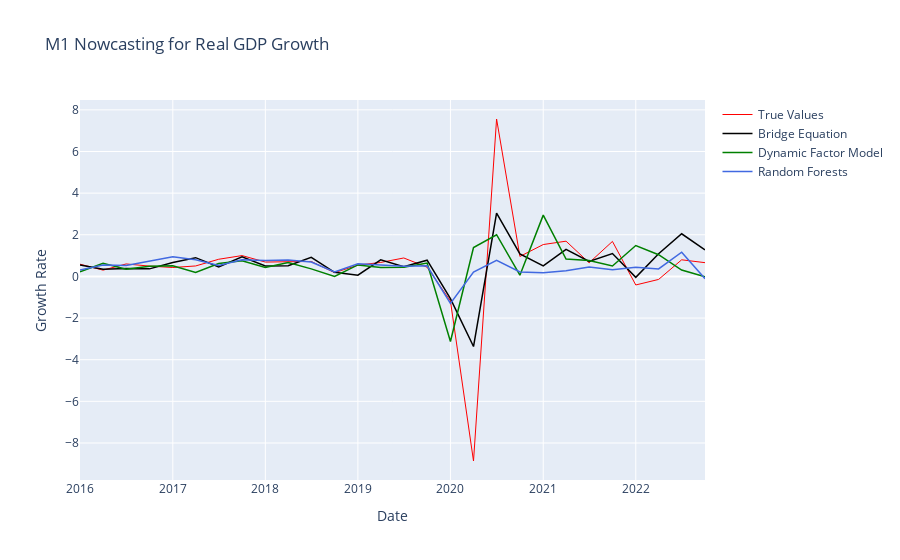

Notebook code cell kept with this figure:
### Code cell
# Add data


Date = true_y_Q.index
target = true_y_M1
bn = nowcast_M3
dn = nowcast_DFM_M3
rn = nowcast_RF_M3

fig = go.Figure()
# Create and style traces
fig.add_trace(go.Scatter(x=Date, y=target, name='True Values',
                         line=dict(color='red', width=1)))

fig.add_trace(go.Scatter(x=Date, y=bn, name = 'Bridge Equation',
                         line=dict(color='black', width=1.5)))

fig.add_trace(go.Scatter(x=Date, y=dn, name='Dynamic Factor Model',
                         line=dict(color='green', width=1.5
                                  ) # dash options include 'dash', 'dot', and 'dashdot'
))
fig.add_trace(go.Scatter(x=Date, y=rn, name='Random Forests',
                         line = dict(color='royalblue', width=1.5)))

# Edit the layout
fig.update_layout(title='M1 Nowcasting for Real GDP Growth',
                   xaxis_title='Date',
                   yaxis_title='Growth Rate')


fig.show()
